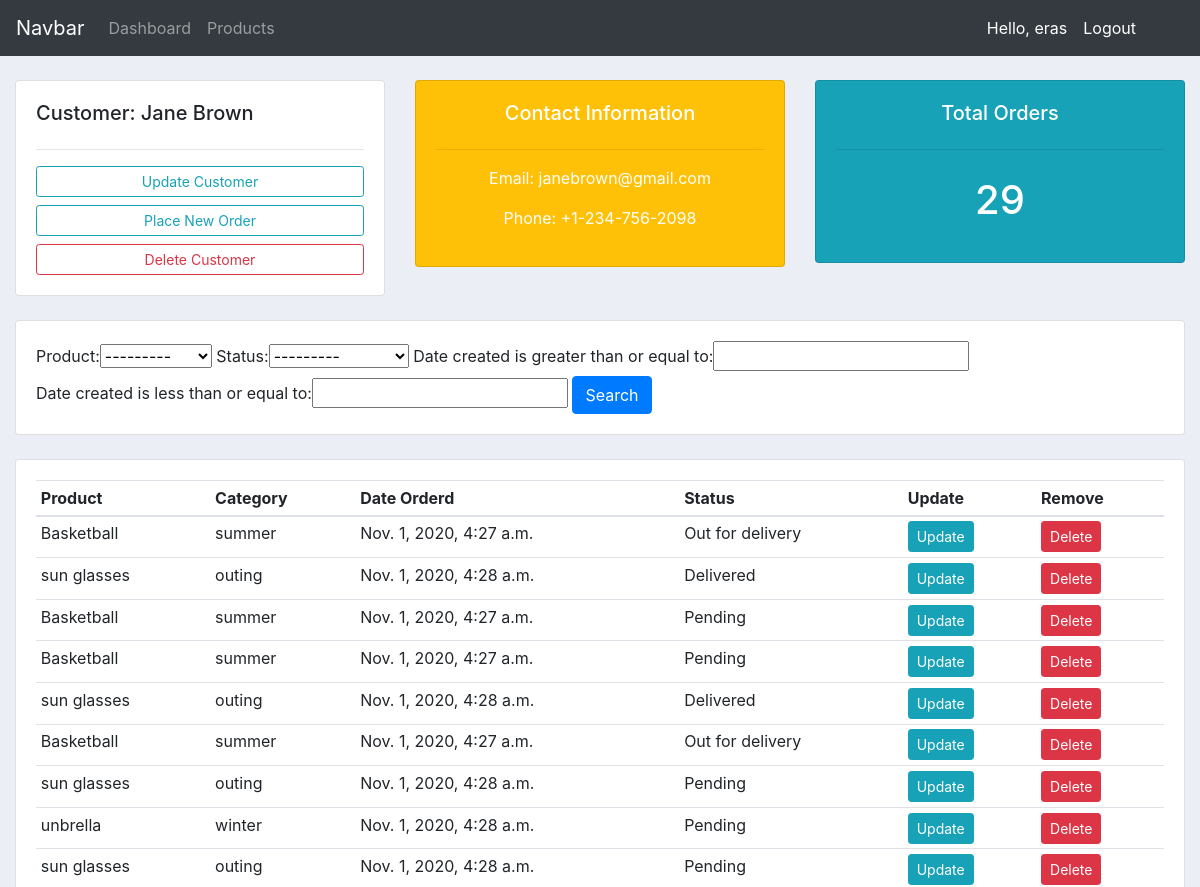
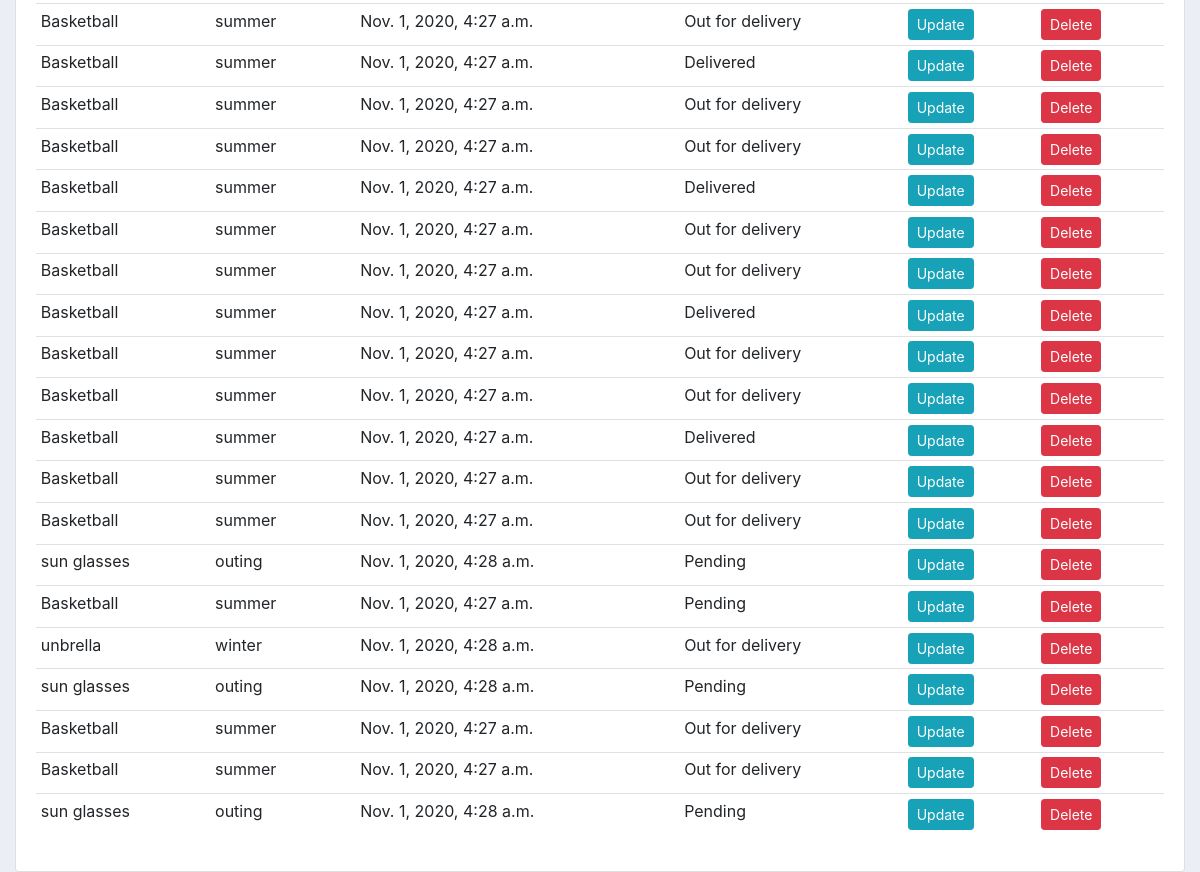
Page /view_customer/3/ (signed in) on the committed database (2 pictures, top to bottom).
### crmapp/models.py (models this page shows, shortened)
class Customer(models.Model):
    user    = models.OneToOneField(User, null=True, on_delete=models.CASCADE)
    name    = models.CharField(max_length=200, null=True)
    phone   = models.CharField(max_length=200, null=True)
    email   = models.EmailField(max_length=200, null=True)
    profile_pic = models.ImageField(default= "user-icon.jpg", null=True, blank=True)
    date_created    = models.DateTimeField(auto_now_add=True)

class Order(models.Model):
    options = (
        ('Pending', 'Pending'),
        ('Out for delivery', 'Out for delivery'),
        ('Delivered', 'Delivered'),
    )
    customer = models.ForeignKey(Customer, on_delete=models.CASCADE)
    product = models.ForeignKey(Product, on_delete=models.CASCADE)
    date_created = models.DateTimeField(auto_now_add=True)
    status = models.CharField(choices=options, null=True, max_length=200)
    class Meta:
        ordering = ['-date_created']

class Product(models.Model):
    name    = models.CharField(max_length=200)
    price   = models.FloatField()
    category = models.ForeignKey(Category, on_delete=models.PROTECT)
    description = models.TextField(blank=True, null=True)
    date_created = models.DateTimeField(auto_now_add=True)
    def __str__(self):
        return self.name

class Category(models.Model):
    name = models.CharField(max_length=200)
    def __str__(self):
        return self.name

### crmapp/decorators.py (the view)
        def wrapper_func(request, *args, **kwargs):
            group = None
            if request.user.groups.exists():
                group = request.user.groups.all()[0].name
            if group in allowed_roles:
                return view_func(request, *args, **kwargs)
            else:
                return HttpResponse('This page does not exist')

### crmapp/views.py (called while the page is built)
@login_required(login_url='login')
@allowed_users(allowed_roles=['admin'])
def customerDetailView(request, pk):
    customer = Customer.objects.get(id=pk)
    orders = customer.order_set.all()
    filters = OrderFilter(request.GET, queryset=orders)
    context = {
        'customer': customer,
        'orders': orders,
        'filters': filters
    }
    return render(request, 'crmapp/customer.html', context)

### crmapp/templates/crmapp/customer.html
{%  extends 'crmapp/main.html' %}
{% block content %}
	<br>
<div class="row">
	<div class="col-md">
		<div class="card card-body">
			<h5>Customer: {{customer.name}}</h5>
			<hr>
			<a class="btn btn-outline-info  btn-sm btn-block" href="{% url 'update_customer' customer.pk %}">Update Customer</a>
			<a class="btn btn-outline-info btn-sm btn-block" href="{% url 'create_order' customer.pk%}">Place New Order</a>
			<a class="btn btn-outline-danger  btn-sm btn-block" href="{% url 'delete_customer' customer.pk %}">Delete Customer</a>
		</div>
	</div>
	<div class="col-md">
		<div class="card card-body bg-warning text-center text-white">
			<h5>Contact Information</h5>
			<hr>
			<p>Email: {{customer.email}} </p>
			<p>Phone: {{customer.phone}}</p>
		</div>
	</div>
	<div class="col-md">
		<div class="card card-body bg-info">
			<h5 class="text-center text-white">Total Orders</h5>
			<hr>
			{% if orders %}
				{% with orders.count as total_orders %}
				<h1 style="text-align: center;padding: 10px" class="text-white">{{total_orders}}</h1>
				{% endwith %}
			{% else %}
			<h1 style="text-align: center;padding: 10px" class="text-white">N/A</h1>
			{% endif %}
		</div>
	</div>
</div>
<br>
<div class="row">
	<div class="col">
		<div class="card card-body">
			<form method="get">
				{{filters.form}}
		    <button class="btn btn-primary" type="submit">Search</button>
		  </form>
		</div>
	</div>
</div>
<br>
<div class="row">
	<div class="col-md">
		<div class="card card-body">
			<table class="table table-sm">
				<thead>
					<tr>
						<th>Product</th>
						<th>Category</th>
						<th>Date Orderd</th>
						<th>Status</th>
						<th>Update</th>
						<th>Remove</th>
					</tr>
				</thead>
				<tbody>
					{% for order in orders %}
					<tr>
					<td>{{order.product.name}}</td>
					<td>{{order.product.category}}</td>
					<td>{{order.product.date_created}}</td>
					<td>{{order.status}}</td>
					<td><a href="{% url 'update_order' order.id %}"><button class="btn btn-sm btn-info" type="submit">Update</button></a></td>
					<td><a href="{% url 'deleteorder_customer' order.id %}"><button class="btn btn-sm btn-danger" type="submit">Delete</button></a></td>
					</tr>
					{% endfor %}
				</tbody>
			</table>
		</div>
	</div>
</div>
{% endblock %}

### crmapp/templates/crmapp/navbar.html (shortened to what this page needs)
<nav class="navbar navbar-expand-lg navbar-dark bg-dark">
  <a class="navbar-brand" href="{% url 'home' %}">Navbar</a>
  <div class="collapse navbar-collapse" id="navbarNav">
    <ul class="navbar-nav">
      {% if request.user.is_staff %}
      <li class="nav-item">
        <a class="nav-link" href="#">Dashboard</a>
      </li>
      <li class="nav-item">
        <a class="nav-link" href="#">Products</a>
      </li>
      {% else %}
      <li class="nav-item">
        <a class="nav-link" href="{% url 'accounts_settings' %}">Settings</a>
      </li>
      {% endif %}
    </ul>
  </div>
  <span class="mr-3 text-white">Hello, {{request.user}}</span>
  <span class="mr-5"><a class="text-white" href="{% url 'logout' %}">Logout</a></span>
</nav>

### static/css/style.css (style rules this page uses)
body { background-color: #ebeff5; }

### rows in the picture
Customer: name "Jane Brown", email "janebrown@gmail.com", phone "+1-234-756-2098"
Order: product.name "Basketball", product.category "summer", product.date_created "Nov. 1, 2020, 4:27 a.m.", status "Out for delivery"
Order: product.name "sun glasses", product.category "outing", product.date_created "Nov. 1, 2020, 4:28 a.m.", status "Delivered"
Order: product.name "Basketball", product.category "summer", product.date_created "Nov. 1, 2020, 4:27 a.m.", status "Pending"
Order: product.name "Basketball", product.category "summer", product.date_created "Nov. 1, 2020, 4:27 a.m.", status "Pending"
Order: product.name "sun glasses", product.category "outing", product.date_created "Nov. 1, 2020, 4:28 a.m.", status "Delivered"
Order: product.name "Basketball", product.category "summer", product.date_created "Nov. 1, 2020, 4:27 a.m.", status "Out for delivery"
Order: product.name "sun glasses", product.category "outing", product.date_created "Nov. 1, 2020, 4:28 a.m.", status "Pending"
Order: product.name "unbrella", product.category "winter", product.date_created "Nov. 1, 2020, 4:28 a.m.", status "Pending"
Order: product.name "sun glasses", product.category "outing", product.date_created "Nov. 1, 2020, 4:28 a.m.", status "Pending"
Order: product.name "Basketball", product.category "summer", product.date_created "Nov. 1, 2020, 4:27 a.m.", status "Out for delivery"
Order: product.name "Basketball", product.category "summer", product.date_created "Nov. 1, 2020, 4:27 a.m.", status "Delivered"
Order: product.name "Basketball", product.category "summer", product.date_created "Nov. 1, 2020, 4:27 a.m.", status "Out for delivery"
Order: product.name "Basketball", product.category "summer", product.date_created "Nov. 1, 2020, 4:27 a.m.", status "Out for delivery"
Order: product.name "Basketball", product.category "summer", product.date_created "Nov. 1, 2020, 4:27 a.m.", status "Delivered"
Order: product.name "Basketball", product.category "summer", product.date_created "Nov. 1, 2020, 4:27 a.m.", status "Out for delivery"
Order: product.name "Basketball", product.category "summer", product.date_created "Nov. 1, 2020, 4:27 a.m.", status "Out for delivery"
Order: product.name "Basketball", product.category "summer", product.date_created "Nov. 1, 2020, 4:27 a.m.", status "Delivered"
Order: product.name "Basketball", product.category "summer", product.date_created "Nov. 1, 2020, 4:27 a.m.", status "Out for delivery"
Order: product.name "Basketball", product.category "summer", product.date_created "Nov. 1, 2020, 4:27 a.m.", status "Out for delivery"
Order: product.name "Basketball", product.category "summer", product.date_created "Nov. 1, 2020, 4:27 a.m.", status "Delivered"
Order: product.name "Basketball", product.category "summer", product.date_created "Nov. 1, 2020, 4:27 a.m.", status "Out for delivery"
Order: product.name "Basketball", product.category "summer", product.date_created "Nov. 1, 2020, 4:27 a.m.", status "Out for delivery"
Order: product.name "sun glasses", product.category "outing", product.date_created "Nov. 1, 2020, 4:28 a.m.", status "Pending"
Order: product.name "Basketball", product.category "summer", product.date_created "Nov. 1, 2020, 4:27 a.m.", status "Pending"
Order: product.name "unbrella", product.category "winter", product.date_created "Nov. 1, 2020, 4:28 a.m.", status "Out for delivery"
Order: product.name "sun glasses", product.category "outing", product.date_created "Nov. 1, 2020, 4:28 a.m.", status "Pending"
Order: product.name "Basketball", product.category "summer", product.date_created "Nov. 1, 2020, 4:27 a.m.", status "Out for delivery"
Order: product.name "Basketball", product.category "summer", product.date_created "Nov. 1, 2020, 4:27 a.m.", status "Out for delivery"
Order: product.name "sun glasses", product.category "outing", product.date_created "Nov. 1, 2020, 4:28 a.m.", status "Pending"

### other values in the picture
{{ request.user }} "eras"
{{ total_orders }} "29"
